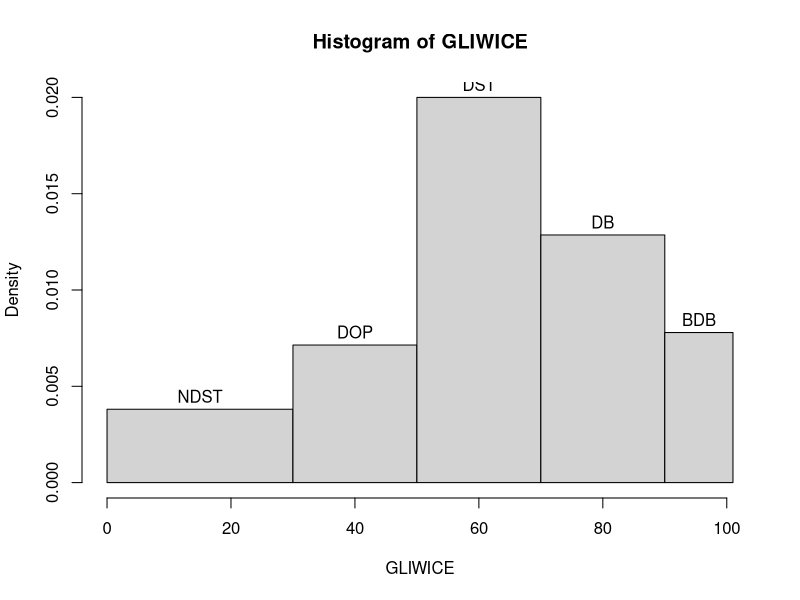
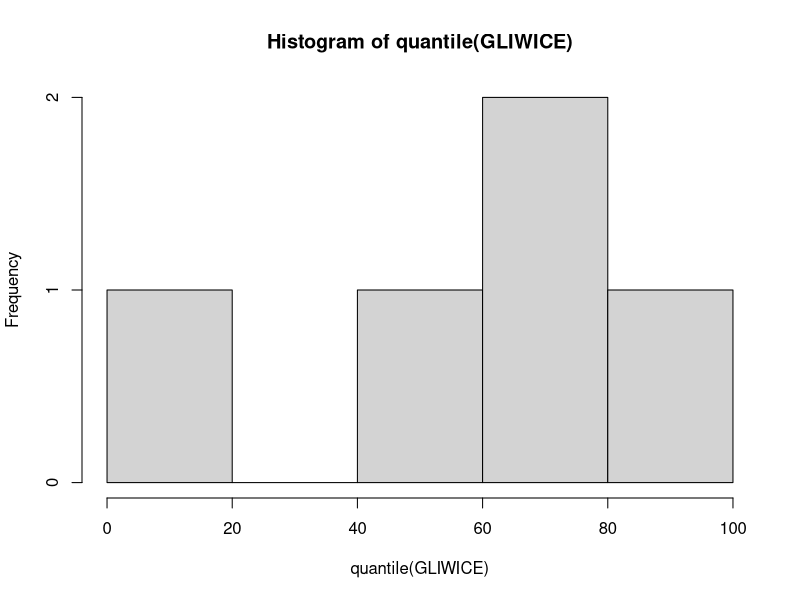

Here is the R script that generated these plots, in order:
c(2+2)

geometryczna <- function(vector){
  return(prod(vector)^(1/length(vector)))
}

GLIWICE <- sort(c(18.8,100,31.7,72.3,68.8,60.5,55.5,44.5,45.7,68.4,93.4,2,78.1,62.4,68,74.6,97.3,68.6,88.8,80.4,70.8,28.9,67.4,89.7,48.7,54.2,52.7,68.1,84,40.1,62.5,58,11.2,88.2,69))

GLIWICE.GEOMETRYCZNA <- geometryczna(GLIWICE);
hist(GLIWICE, breaks = c(0,30,50,70,90,101),right = FALSE, labels =c("NDST","DOP","DST","DB","BDB"))



harmoniczna <- function(vector){
  return(length(vector)/sum(replicate(length(vector),1)/vector))
}

GLIWICE <- sort(c(18.8,100,31.7,72.3,68.8,60.5,55.5,44.5,45.7,68.4,93.4,2,78.1,62.4,68,74.6,97.3,68.6,88.8,80.4,70.8,28.9,67.4,89.7,48.7,54.2,52.7,68.1,84,40.1,62.5,58,11.2,88.2,69))

GLIWICE.HARMONICZNA <- harmoniczna(GLIWICE)

arytmetyczna <- function(vector){
  return(sum(vector)/length(vector))
}

arytmetyczna(GLIWICE)
mean(GLIWICE)
hist(quantile(GLIWICE))
